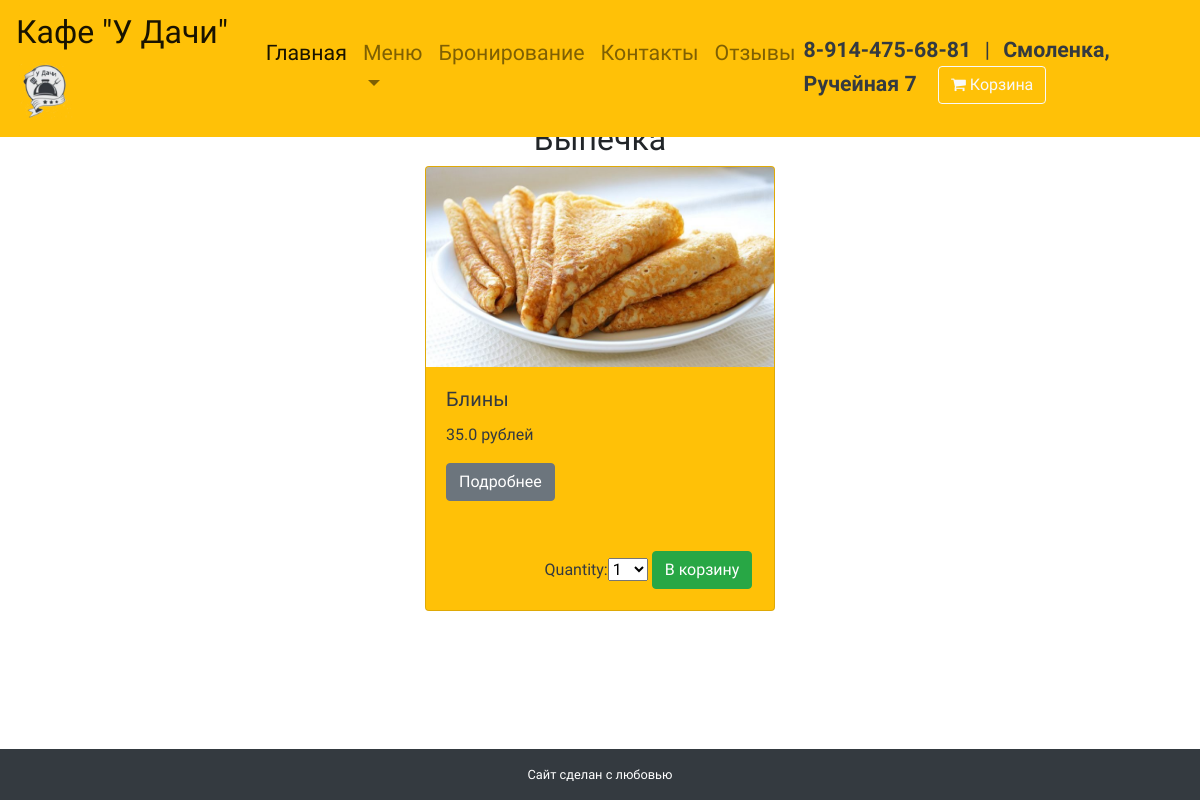
Page /bluda/8/ on the committed database.
### udachi/models.py (models this page shows, shortened)
class TipBluda(models.Model):
    class Meta:
        verbose_name = 'Тип блюда'
        verbose_name_plural = 'Типы блюда'
    nazvanie = models.CharField(verbose_name='Название', max_length=255, null=False, blank=False)

class Bluda(models.Model):
    class Meta:
        verbose_name = 'Блюдо'
        verbose_name_plural = 'Блюда'
    nazvanie = models.CharField(verbose_name='Название', max_length=255, null=False, blank=False)
    opisanie = models.TextField('Описание', null=True, blank=True)
    cena = models.FloatField('Цена', default=0)
    gramovka = models.FloatField('Граммовка', default=0)
    prevyu = models.ImageField('Превью', null=False, blank=False)
    tip_bluda = models.ForeignKey(TipBluda, verbose_name='Тип блюда', on_delete=models.SET_NULL, null=True)
    ne_pokazivat = models.BooleanField('Не показывать блюдо', default=False)
    kolvo_dobavlenia_v_korzinu = models.IntegerField('Кол-во раз добавили в корзину', default=0)

### udachi/views.py (the view)
# urls.py: path('bluda/<vid>/', render_page_bluda_lv, name='bluda_lv'),
def render_page_bluda_lv(request, vid):
    bluda = Bluda.objects.filter(ne_pokazivat=False)
    tip_bluda = TipBluda.objects.filter(id=vid)
    cart_bluda_form = CartAddBludaForm()
    return render(request, 'udachi/bluda_lv.html', {
        'bluda': bluda,
        'tip_bluda': tip_bluda,
        'vid': vid,
        'cart_bluda_form': cart_bluda_form
    })

### udachi/forms.py
class CartAddBludaForm(forms.Form):
    quantity = forms.TypedChoiceField(choices=PRODUCT_QUANTITY_CHOICES, coerce=int)
    update = forms.BooleanField(required=False, initial=False, widget=forms.HiddenInput)

### udachi/cart.py (called while the page is built)
    def __len__(self):
        return sum(item['quantity'] for item in self.cart.values())

### udachi/context_processors.py (called while the page is built)
def cart(request):
    return {'cart': Cart(request)}

### udachi/templates/udachi/bluda_lv.html (shortened to what this page needs)
{% extends 'udachi/base.html' %}
{% load static %}
{% load thumbnail %}
{% block Content %}
    <div class="container py-5">
        <br><br><br>
        {% for i_tip_bluda in tip_bluda %}
            <div class="row justify-content-center">
                <h2>{{ i_tip_bluda.nazvanie }}</h2> <br>
            </div>
            <div class="row justify-content-center">
            {% for i_bluda in i_tip_bluda.bluda_set.all %}
                <div class="col-12 col-md-6 col-lg-4 col-xl-4">
                    <div class="card text-dark bg-warning mb-3">
                        {% thumbnail i_bluda.prevyu 350x350 as image %}
                        <img class="card-img-top" src="{{ image.url }}">
                        <div class="card-body">
                            <h5 class="card-title">{{ i_bluda.nazvanie }}</h5>
                            <p class="price">{{ i_bluda.cena }} рублей</p>
                            <a href="{% url "detail_view" i_bluda.id %}" class="btn btn-secondary">Подробнее</a>
                            <form action="{% url "cart_add" i_bluda.id %}" method="post">
                                {{ cart_bluda_form }}
                                <input class="btn btn-success" type="submit" value="В корзину">
                            </form>
                        </div>
                    </div>
                </div>
            {% endfor %}
        {% endfor %}
        </div>
    </div>
{% endblock %}

### udachi/static/udachi/style.css (style rules this page uses)
body { font-family: 'Balsamiq Sans', cursive; }
form { margin-left: 32%; width: 500px; margin-top: 50px; }
.card-img-top { height: 200px; }

### rows in the picture
TipBluda: nazvanie "Выпечка"
Bluda: nazvanie "Блины", cena "35.0"
